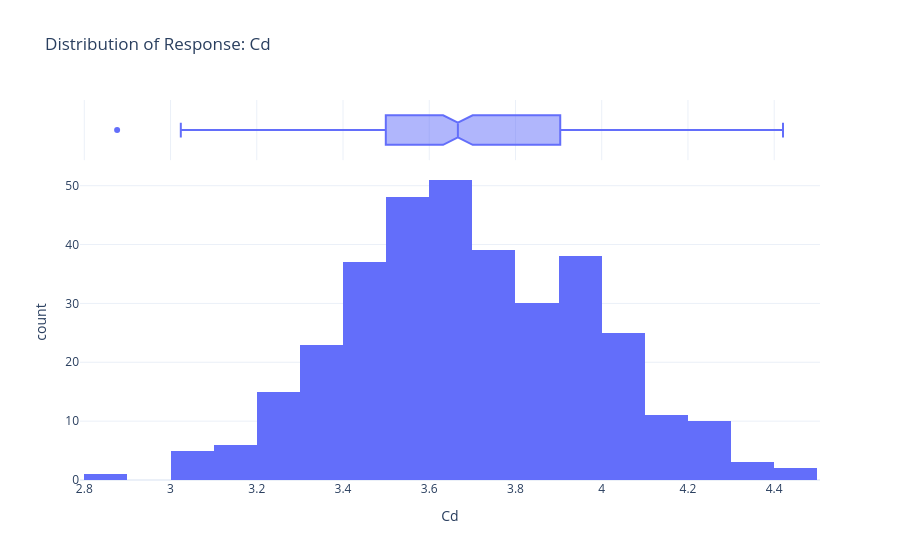
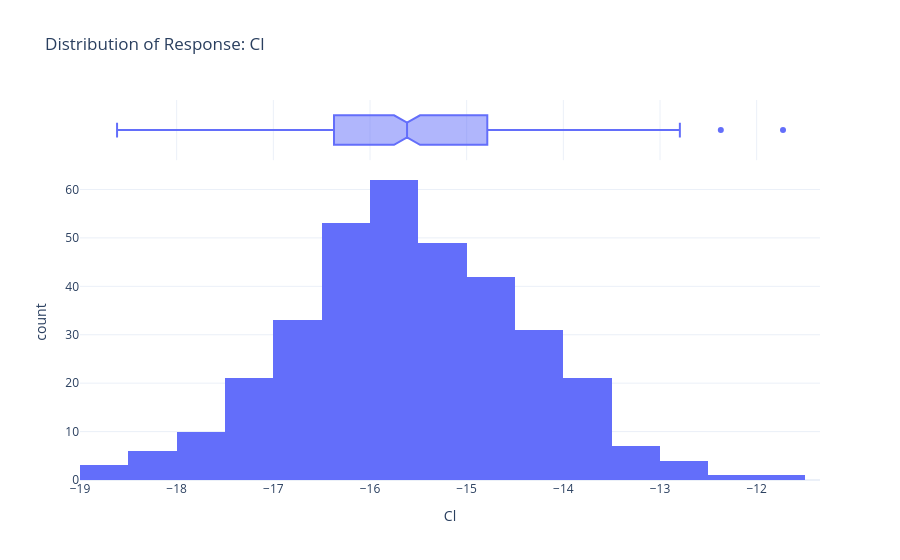
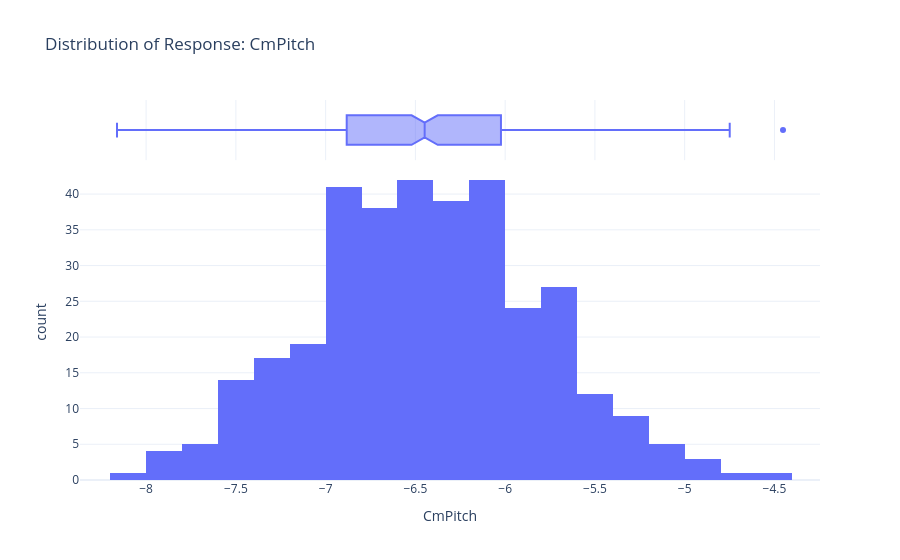
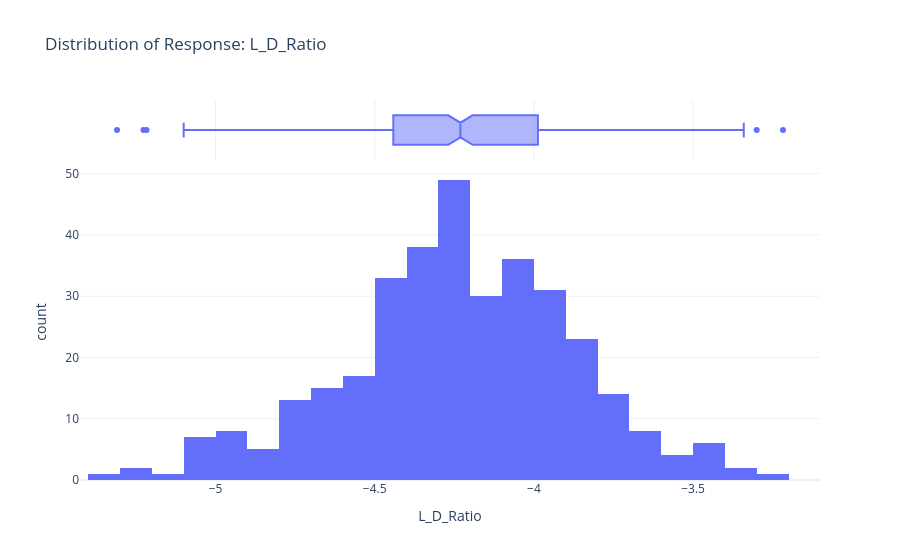

Notebook code for these charts, in order:
### Code cell
for response in responses:
    fig = px.histogram(df_reached, x=response, 
                       title=f'Distribution of Response: {response}', 
                       marginal='box', # Adds a boxplot above the histogram
                       template='plotly_white')
    fig.show()

### Figure 1 — Plotly figure (JSON) as saved in the notebook; plotly's stock layout.template omitted (floating-point values rounded to 4 significant figures; data arrays with more than 128 entries replaced by an {"elided": "..."} marker saying what was removed)
{"data": [{"alignmentgroup": "True", "bingroup": "x", "hovertemplate": "Cd=%{x}<br>count=%{y}<extra></extra>", "legendgroup": "", "marker": {"color": "#636efa", "pattern": {"shape": ""}}, "name": "", "offsetgroup": "", "orientation": "v", "showlegend": false, "type": "histogram", "x": {"elided": "344 float values"}, "xaxis": "x", "yaxis": "y"}, {"alignmentgroup": "True", "hovertemplate": "Cd=%{x}<extra></extra>", "legendgroup": "", "marker": {"color": "#636efa"}, "name": "", "notched": true, "offsetgroup": "", "showlegend": false, "type": "box", "x": {"elided": "344 float values"}, "xaxis": "x2", "yaxis": "y2"}], "layout": {"autosize": true, "barmode": "relative", "legend": {"tracegroupgap": 0}, "title": {"text": "Distribution of Response: Cd"}, "xaxis": {"anchor": "y", "autorange": false, "domain": [0, 1], "range": [2.79, 4.506], "title": {"text": "Cd"}, "type": "linear"}, "xaxis2": {"anchor": "y2", "autorange": true, "domain": [0, 1], "matches": "x", "range": [2.79, 4.506], "showgrid": true, "showticklabels": false, "type": "linear"}, "yaxis": {"anchor": "x", "autorange": true, "domain": [0, 0.8316], "range": [0, 53.68], "title": {"text": "count"}}, "yaxis2": {"anchor": "x2", "autorange": true, "domain": [0.8416, 1], "matches": "y2", "range": [-0.5, 0.5], "showgrid": false, "showline": false, "showticklabels": false, "ticks": "", "type": "category"}}}

### Figure 2 — Plotly figure (JSON) as saved in the notebook; plotly's stock layout.template omitted (floating-point values rounded to 4 significant figures; data arrays with more than 128 entries replaced by an {"elided": "..."} marker saying what was removed)
{"data": [{"alignmentgroup": "True", "bingroup": "x", "hovertemplate": "Cl=%{x}<br>count=%{y}<extra></extra>", "legendgroup": "", "marker": {"color": "#636efa", "pattern": {"shape": ""}}, "name": "", "offsetgroup": "", "orientation": "v", "showlegend": false, "type": "histogram", "x": {"elided": "344 float values"}, "xaxis": "x", "yaxis": "y"}, {"alignmentgroup": "True", "hovertemplate": "Cl=%{x}<extra></extra>", "legendgroup": "", "marker": {"color": "#636efa"}, "name": "", "notched": true, "offsetgroup": "", "showlegend": false, "type": "box", "x": {"elided": "344 float values"}, "xaxis": "x2", "yaxis": "y2"}], "layout": {"autosize": true, "barmode": "relative", "legend": {"tracegroupgap": 0}, "title": {"text": "Distribution of Response: Cl"}, "xaxis": {"anchor": "y", "autorange": true, "domain": [0, 1], "range": [-19, -11.34], "title": {"text": "Cl"}, "type": "linear"}, "xaxis2": {"anchor": "y2", "autorange": true, "domain": [0, 1], "matches": "x", "range": [-19, -11.34], "showgrid": true, "showticklabels": false, "type": "linear"}, "yaxis": {"anchor": "x", "autorange": true, "domain": [0, 0.8316], "range": [0, 65.26], "title": {"text": "count"}}, "yaxis2": {"anchor": "x2", "autorange": true, "domain": [0.8416, 1], "matches": "y2", "range": [-0.5, 0.5], "showgrid": false, "showline": false, "showticklabels": false, "ticks": "", "type": "category"}}}

### Figure 3 — Plotly figure (JSON) as saved in the notebook; plotly's stock layout.template omitted (floating-point values rounded to 4 significant figures; data arrays with more than 128 entries replaced by an {"elided": "..."} marker saying what was removed)
{"data": [{"alignmentgroup": "True", "bingroup": "x", "hovertemplate": "CmPitch=%{x}<br>count=%{y}<extra></extra>", "legendgroup": "", "marker": {"color": "#636efa", "pattern": {"shape": ""}}, "name": "", "offsetgroup": "", "orientation": "v", "showlegend": false, "type": "histogram", "x": {"elided": "344 float values"}, "xaxis": "x", "yaxis": "y"}, {"alignmentgroup": "True", "hovertemplate": "CmPitch=%{x}<extra></extra>", "legendgroup": "", "marker": {"color": "#636efa"}, "name": "", "notched": true, "offsetgroup": "", "showlegend": false, "type": "box", "x": {"elided": "344 float values"}, "xaxis": "x2", "yaxis": "y2"}], "layout": {"autosize": true, "barmode": "relative", "legend": {"tracegroupgap": 0}, "title": {"text": "Distribution of Response: CmPitch"}, "xaxis": {"anchor": "y", "autorange": true, "domain": [0, 1], "range": [-8.368, -4.246], "title": {"text": "CmPitch"}, "type": "linear"}, "xaxis2": {"anchor": "y2", "autorange": true, "domain": [0, 1], "matches": "x", "range": [-8.368, -4.246], "showgrid": true, "showticklabels": false, "type": "linear"}, "yaxis": {"anchor": "x", "autorange": true, "domain": [0, 0.8316], "range": [0, 44.21], "title": {"text": "count"}}, "yaxis2": {"anchor": "x2", "autorange": true, "domain": [0.8416, 1], "matches": "y2", "range": [-0.5, 0.5], "showgrid": false, "showline": false, "showticklabels": false, "ticks": "", "type": "category"}}}

### Figure 4 — Plotly figure (JSON) as saved in the notebook; plotly's stock layout.template omitted (floating-point values rounded to 4 significant figures; data arrays with more than 128 entries replaced by an {"elided": "..."} marker saying what was removed)
{"data": [{"alignmentgroup": "True", "bingroup": "x", "hovertemplate": "L_D_Ratio=%{x}<br>count=%{y}<extra></extra>", "legendgroup": "", "marker": {"color": "#636efa", "pattern": {"shape": ""}}, "name": "", "offsetgroup": "", "orientation": "v", "showlegend": false, "type": "histogram", "x": {"elided": "344 float values"}, "xaxis": "x", "yaxis": "y"}, {"alignmentgroup": "True", "hovertemplate": "L_D_Ratio=%{x}<extra></extra>", "legendgroup": "", "marker": {"color": "#636efa"}, "name": "", "notched": true, "offsetgroup": "", "showlegend": false, "type": "box", "x": {"elided": "344 float values"}, "xaxis": "x2", "yaxis": "y2"}], "layout": {"autosize": true, "barmode": "relative", "legend": {"tracegroupgap": 0}, "title": {"text": "Distribution of Response: L_D_Ratio"}, "xaxis": {"anchor": "y", "autorange": true, "domain": [0, 1], "range": [-5.426, -3.101], "title": {"text": "L_D_Ratio"}, "type": "linear"}, "xaxis2": {"anchor": "y2", "autorange": true, "domain": [0, 1], "matches": "x", "range": [-5.426, -3.101], "showgrid": true, "showticklabels": false, "type": "linear"}, "yaxis": {"anchor": "x", "autorange": true, "domain": [0, 0.8316], "range": [0, 51.58], "title": {"text": "count"}}, "yaxis2": {"anchor": "x2", "autorange": true, "domain": [0.8416, 1], "matches": "y2", "range": [-0.5, 0.5], "showgrid": false, "showline": false, "showticklabels": false, "ticks": "", "type": "category"}}}
